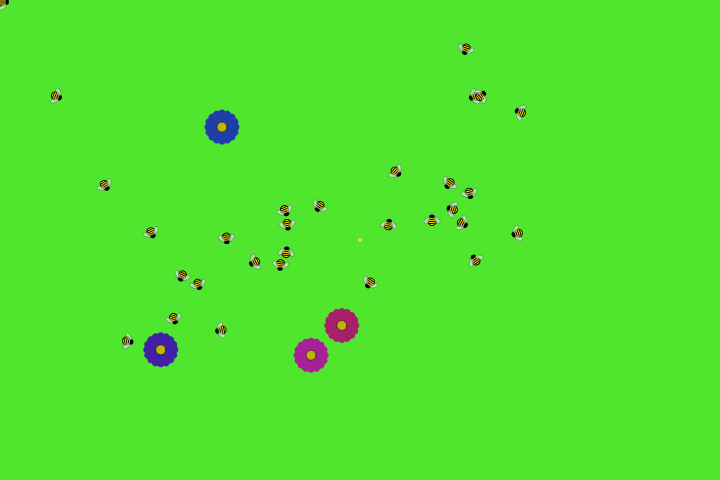
Frame 1 (no input)
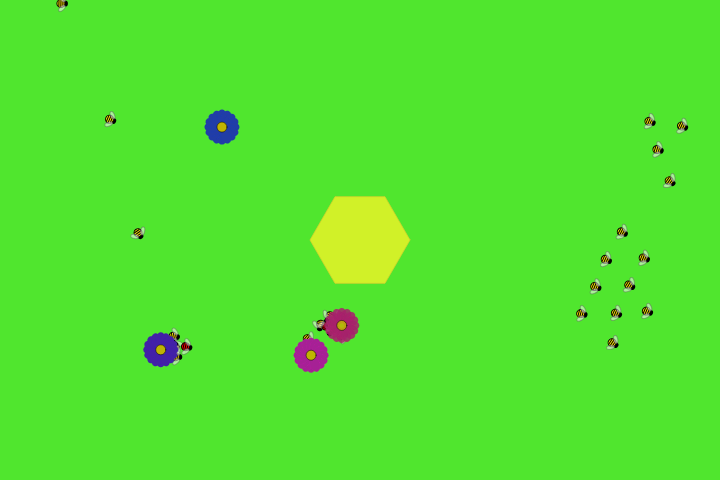
Frame 60 (no input)
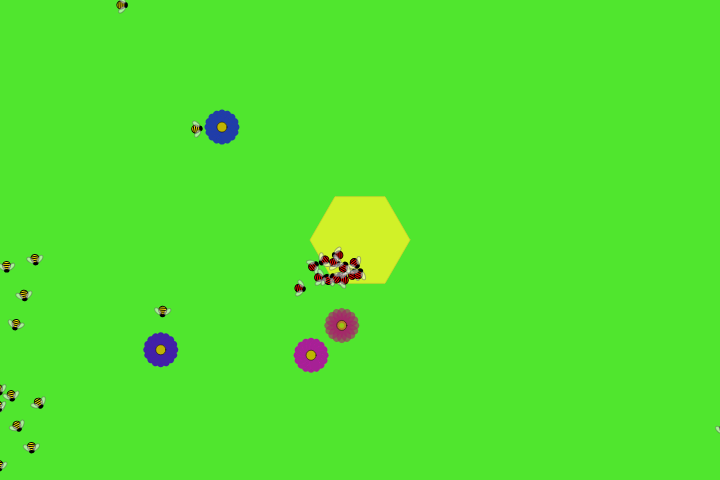
Frame 120 (the mouse pressed at the canvas centre since frame 60)

The p5.js sketch that drew these frames (run headless with seeded random() and noise() and a simulated clock; from frame 60 on, the mouse is pressed at the canvas centre):

// p5.js sketch
// ── sketch.js
/* Nicolas Peña Escarpentier
The Nature of Code, Assignment 4

This sketch simulates a group of bees that searchs for food (flowers) to
feed their hive. 
The bees have flocking patterns and are attracted to flowers, but once
they are "full", they search for the hive to unload the gathered resources.
The hive is a recursive pattern that grows the more food it gets.
*/

var bees = [];
var hive = [];
var flowers = [];

function setup() {
  createCanvas(720, 480);
  colorMode(HSB, 360, 100, 100, 100);
  
  // Every bee should appear near each other
  noiseSeed(random(10000));
  var nx = 0; // x position noise variable
  var ny = 0; // y position noise variable
  var nv = 0; // velocity noise variable
  // Bees creation
  for(var i=0; i<30; i++){
    // Position according to noise
    var posx = map(noise(nx, 0, 0), 0, 1, 0, width);
    var posy = map(noise(0, ny, 0), 0, 1, 0, height);
    var vel  = map(noise(0, 0, nv), 0, 1, 0, TWO_PI);
    bees.push(new Bee(posx, posy, vel));
    nx += 0.2;
    ny += 0.2;
    nv += 0.2;
  }
  // Flowers creation, they are placed completely random around the canvas
  for(var i=0; i<4; i++){
    flowers.push(new Flower(random(20, width-20), random(20, height-20)));
  }
  // The Hive is located at the middle of the canvas
  var h = new Hive(width/2, height/2, 1000);
  hive.push(h);
}

function draw() {
  background(color(109, 80, 90));
  
  // Hive storage and replication.
  for(var i=0; i<hive.length; i++){
    hive[i].store(bees);
    hive[i].update();
    hive[i].display();
    
    if(hive[i].timeToReplicate() && hive.length<1024){
      var newCell = hive[i].replicate();
      for(var j=0; j<newCell.length; j++){
        hive.push(newCell[j]);
      }
    }
  }
  
  // Bees movement
  for(var i=0; i<bees.length; i++){
    bees[i].applySteering(bees, flowers, hive);
    bees[i].update();
    bees[i].display();
  }
  
  // Flower growth and exhaustion
  for(var i=0; i<flowers.length; i++){
    flowers[i].drain(bees);
    flowers[i].update();
    flowers[i].display();
  }
}
// ── Bee.js
function Bee(x, y, v) {
  this.pos = createVector(x, y);
  this.vel = p5.Vector.fromAngle(v);
  this.acc = createVector(0, 0);

  this.polen = 0; // Amount of polen stored
  this.cap = 50;  // Max amount of polen that can be stored
  this.search = true; // Searchs for food until full, then returns to hive

  colorMode(HSB, 360, 100, 100, 100);
  this.r = 4; // Bee size`
  this.h = color(54, 99, 99);
  this.maxspeed = 5; // Bee max speed
  this.maxforce = 0.5; // Bee max steering force

  this.flock_sep = this.r * 8; // flock desired SEParation
  this.flock_inf = this.r * 15; // distance of INFluence of the flock
  this.vision = this.r * 20 // vieweing (or smelling) distance to detect nearby flowers

  this.applySteering = function(bees, flowers, hive) {
    // Flock conduct with other bees: separation, cohesion, alignment
    var sf = this.separate(bees, this.flock_sep);
    var cf = this.cohesion(bees, this.flock_inf);
    var af = this.align(bees, this.flock_inf);
    var ff = this.feed(flowers, hive);

    // Multiplication factors
    sf.mult(2);
    cf.mult(1.5);
    af.mult(1);
    if (this.search) {
      ff.mult(3);
    } else {
      ff.mult(10);
    }

    // Force application
    this.applyForce(sf);
    this.applyForce(cf);
    this.applyForce(af);
    this.applyForce(ff);
  }

  // Steers away from other nearby objects
  /*  array =  array of possible objects to be separated of
  tolerance =  maximum separation influence distance
  */
  this.separate = function(array, tolerance) {
    var count = 0;
    var desired = createVector(0, 0);
    // Check for every object in the array
    for (var i = 0; i < array.length; i++) {
      var d = p5.Vector.dist(this.pos, array[i].pos);
      // If distance is between ]0, tolerance]
      if ((d > 0) && (d < tolerance)) {
        var d_vel = p5.Vector.sub(this.pos, array[i].pos);
        // desired velocity inversely proportional to distance
        d_vel.setMag(map(d, 0, tolerance, this.maxspeed, 0));
        desired.add(d_vel);
        count++; // keeping track
      }
    }
    // Average
    if (count > 0) desired.div(count);
    // If non null forces are being applied, implement Reynolds
    var steering = createVector(0, 0);
    if (desired.mag() > 0) {
      desired.setMag(this.maxspeed);
      steering = p5.Vector.sub(desired, this.vel);
      steering.limit(this.maxforce);
    }
    return steering;
  }
  
  // Keeps the nearby flock together
  /*  array =  array of possible objects to be separated of
  influence =  maximum flock influence distance
  */
  this.cohesion = function(array, influence) {
    var count = 0;
    var target = createVector(0, 0); // vector will save the average flock location
    // Check for every object in the array
    for (var i = 0; i < array.length; i++) {
      var d = p5.Vector.dist(this.pos, array[i].pos);
      // If distance is between ]0, influence]
      if ((d > 0) && (d < influence)) {
        target.add(array[i].pos);
        count++; // keeping track
      }
    }
    // Average
    if (count > 0) {
      target.div(count);
      return this.seek(target);
    } else {
      return createVector(0, 0);
    }
  }
  
  // Aligns the direction of the flock 
  /*  array =  array of possible objects to be separated of
  influence =  maximum flock influence distance
  */
  this.align = function(array, influence) {
    var count = 0;
    var flockV = createVector(0, 0); // vector will save the average flock velocity
    // Check for every object in the array
    for (var i = 0; i < array.length; i++) {
      var d = p5.Vector.dist(this.pos, array[i].pos);
      // If distance is between ]0, influence]
      if ((d > 0) && (d < influence)) {
        flockV.add(array[i].pos);
        count++; // keeping track
      }
    }
    // Average
    if (count > 0) {
      flockV.div(count);
      flockV.setMag(this.maxspeed);
      // Implement Reynolds
      var steering = p5.Vector.sub(flockV, this.vel);
      steering.limit(this.maxforce);
      return steering;
    } else {
      return createVector(0, 0);
    }
  }
  
  // Locates the nearest flower to go feed on it or biggest empty hive cell to store polen
  this.feed = function(flowers, hive) {
    var count = 0;
    var target = createVector(0, 0); // vector will save the target locations
    // Decide if hunting flowers or searching home location
    if (this.search) {  // hunting flowers
      // Check for every object in the array
      for (var i = 0; i < flowers.length; i++) {
        var d = p5.Vector.dist(this.pos, flowers[i].pos);
        // If distance is between ]0, influence]
        if ((d > 0) && (d < this.vision)) {
          target.add(flowers[i].pos);
          count++; // keeping track
        }
      }
    } else {  // go to store the polen
      var ind = 0;        // index storage
      var val = 10000.0;  // value storage
      // it has to go to the nearst and biggest empty cell, so first it searches
      // for that cell, and after it's chosen, it heads that way
      for (var i = 0; i < hive.length; i++) {
        if (!hive[i].full) {
          var d = p5.Vector.dist(this.pos, hive[i].pos);  // distance
          if ((d > 0) && (d < this.vision*3+hive[i].r)) {
            var v = d/hive[i].cap;  // new value = dist/capacity
            if(v < val){  // if this is a better choice
              val = v;
              ind = i;
            }
          }
        }
      }
      target.add(hive[ind].pos);
      count++;
    }
    // Average
    if (count > 0) {
      target.div(count);
      return this.arrive(target);
    } else {
      return createVector(0, 0);
    }
  }
  
  // Steers towards a target
  this.seek = function(target) {
    var desired = p5.Vector.sub(target, this.pos);
    desired.setMag(this.maxspeed);

    var steering = p5.Vector.sub(desired, this.vel);
    steering.limit(this.maxforce);
    return steering;
  }
  
  // Steers towards a target, but stops when arrives (at a min distance)
  this.arrive = function(target) {
    var desired = p5.Vector.sub(target, this.pos);

    // Arrive behaviour
    var d = desired.mag();
    if (d < 100) {
      // map according to distance
      var m = map(d, 10, 100, 0, this.maxspeed);
      desired.setMag(m);
    } else {
      desired.setMag(this.maxspeed);
    }
  
    var steering = p5.Vector.sub(desired, this.vel);
    steering.limit(this.maxforce);
    return steering;
  }

  this.applyForce = function(force) {
    this.acc.add(force);
  }
  
  this.update = function() {
    this.vel.add(this.acc);
    this.vel.limit(this.maxspeed);
    this.pos.add(this.vel);
    this.borders();
    this.acc.set(0);
    
    if(this.polen >= this.cap){
      this.search = false;
      this.h = color(0, 99, 99);
    }
    if(this.polen <= 0){
      this.search = true;
      this.h = color(54, 99, 99);
    }
  }
  
  // Border wrapping
  this.borders = function() {
    if (this.pos.x < -this.r) this.pos.x = width + this.r;
    if (this.pos.y < -this.r) this.pos.y = height + this.r;
    if (this.pos.x > width + this.r) this.pos.x = -this.r;
    if (this.pos.y > height + this.r) this.pos.y = -this.r;
  }
  
  this.display = function() {
    colorMode(HSB, 360, 100, 100, 100);
    var theta = this.vel.heading() - PI / 2;
    push();
    translate(this.pos.x, this.pos.y);
    rotate(theta);
    
    // Bee's head
    noStroke();
    fill(0)
    ellipse(0, this.r / 2, this.r * 3 / 2, this.r * 3 / 2);
    // Bee's body
    strokeWeight(1);
    stroke(0);
    fill(this.h);
    ellipse(0, -this.r / 2, this.r * 2, this.r * 2);
    // Bee's lines
    push();
    translate(0, -this.r / 2);
    line(this.r, 0, -this.r, 0); // line #1
    line(this.r * .71, this.r / 2, -this.r * .71, this.r / 2); // line #2
    line(this.r * .71, -this.r / 2, -this.r * .71, -this.r / 2); // line #3
    pop();
    // Bee's wings
    push(); // wing #1
    translate(-this.r / 2, this.r / 2);
    rotate(radians(-45));
    translate(0, -this.r);
    stroke(40, 50);
    fill(250, 50);
    ellipse(0, 0, this.r, this.r * 2);
    pop();
    push(); // wing #2
    translate(this.r / 2, this.r / 2);
    rotate(radians(45));
    translate(0, -this.r);
    stroke(40, 50);
    fill(250, 50);
    ellipse(0, 0, this.r, this.r * 2);
    pop();
    pop();
  }
}
// ── Flower.js
function Flower(x, y) {
  this.pos = createVector(x, y);
  
  this.h = random(200, 359);  // Flower hue
  this.r = 10; // Flower size
  this.petals = 16; // # of petals
  this.polen = random(1000, 2000); // Flower life
  this.distance = this.r*3; // Feeding distance
  
  this.drain = function(bees){
    var count = 0;
    // Check for nearby bee
    for (var i = 0; i < bees.length; i++) {
      var d = p5.Vector.dist(this.pos, bees[i].pos);
      // If distance is between ]0, influence]
      if ((d > 0) && (d < this.distance)) {
        bees[i].polen++;
        this.polen--;  // flower gets drained from polen
      }
    }
  }
  
  this.update = function() {
      // If it doesn't have any more polen, it dies and reappears somewhere else
      if(this.polen <= 0){
        this.pos = createVector(random(20, width-20), random(20, height-20));
        this.polen = random(1000, 2000);
        this.h = random(200, 359);
      }
    }
  
  this.display = function() {
    colorMode(HSB, 360, 100, 100, 100);
    // As the flower gets drained, it gets more transparent
    var life = map(this.polen, 1000, 0, 100, 1);
    push();
    translate(this.pos.x, this.pos.y);
    // Flower's petals
    strokeWeight(0.1);
    stroke(this.h, 90, 90, life);
    fill(this.h, 80, 65, life);
    var angle = 0;
    for(var i=0; i<16; i++){
      push();
      rotate(angle);
      translate(0, this.r);
      ellipse(0, 0, this.r, this.r*1.5);
      pop();
      angle += TWO_PI/this.petals;
    }
    // Flower's center
    strokeWeight(0.5);
    stroke(0);
    fill(56, 99, 75, life);
    ellipse(0, 0, this.r, this.r);
    pop();
  }
}
// ── Hive.js
function Hive(x, y, cap) {
  this.pos = createVector(x, y);
  this.cap = cap; // capacity of each cell
  this.size = map(cap, 50, 1000, 10, 50); // size proportional to capacity
  this.polen = 0; // amount of polen stored
  this.full = false; // whether the cell is full or not
  this.replicated = false;  // whether the cell has already replicated or not
  if(cap <= 100) { this.replicated = true;}  // can't replicate if it's too small
  this.r = 1; // max radius of current state of the hive cell

  // Function that stores the polen from the bees in the hive cell 
  this.store = function(bees) {
    for (var i = 0; i < bees.length; i++) {
      var d = p5.Vector.dist(this.pos, bees[i].pos);
      var storeDist = max(this.size, 25)
      if ((d > 0) && (d < storeDist) && this.polen < this.cap && !bees[i].search) {
        bees[i].polen--;
        this.polen++;
      }
    }
    if (this.polen >= this.cap) { // Checks if it's full, so it won't accept more polen
      this.full = true;
    }
  }
  
  // Checks whether the hive cell can replicate or not
  this.timeToReplicate = function() {
    return (this.full && !this.replicated);
  }

  // Creates new hive cells
  this.replicate = function() {
    var h = [];
    var angle = TWO_PI / 6;
    for (var a = 0; a < TWO_PI-0.1; a += angle) {
      var sx = this.pos.x + cos(a) * this.r*1.2;
      var sy = this.pos.y + sin(a) * this.r*1.2;
      h.push(new Hive(sx, sy, cap*0.5));
    }
    this.replicated = true;
    return h;
  }

  // Makes the cell grow
  this.update = function() {
    if (this.r < this.size) {
      this.r++;
    }
  }

  this.display = function() {
    colorMode(HSB, 360, 100, 100, 100);
    strokeWeight(1);
    stroke(58, 80, 84, 75);
    fill(58, 85, 99, 75);

    var angle = TWO_PI / 6;
    push();
    translate(this.pos.x, this.pos.y);
    beginShape();
    for (var a = 0; a < TWO_PI; a += angle) {
      var sx = cos(a) * this.r;
      var sy = sin(a) * this.r;
      vertex(sx, sy);
    }
    endShape(CLOSE);
    pop();
  }

}
